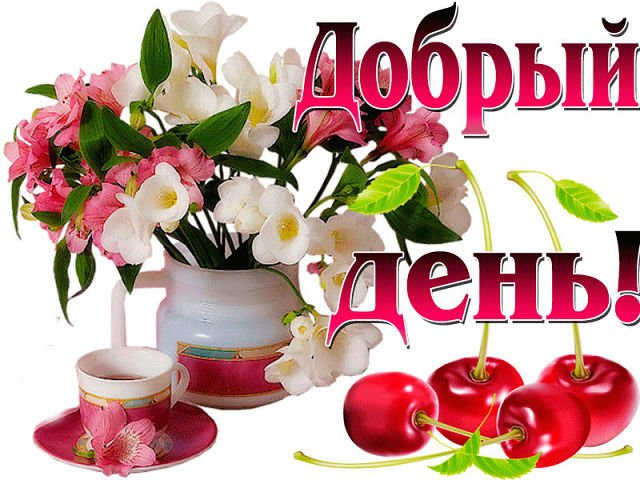
#> input picture otkritka.jpg, 640 x 480 px
$ python main.py
#> lines starting #> are read from the running program, lines starting #| are printed output that depends on the picture
def z1():
    from PIL import Image
    file = "otkritka.jpg"
    image = Image.open(file)
#> image is the input picture: PIL image 640x480 RGB; mean R, G, B 199.1, 159.5, 154.6
    image.show()
    image = image.crop((310, 200, 640, 480))
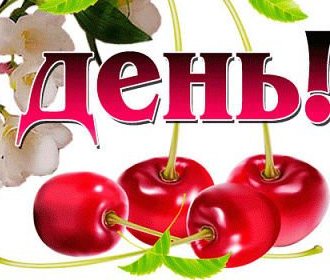
#> image: PIL image 330x280 RGB; mean R, G, B 205, 143.1, 138.8
    image.save('cropped_otkritka.jpg')
    image.show()

def z2():
    from PIL import Image
    a = {"Новый год": "ny.jpg", "23 февраля": "23f.jpg", "8 марта": "8m.jpg", "1 мая": "1m.jpg", "9 мая": "9m.jpg", "День рождения": "dr.jpg"}
#> (the run stopped early here; a loop or call above may not have finished)
